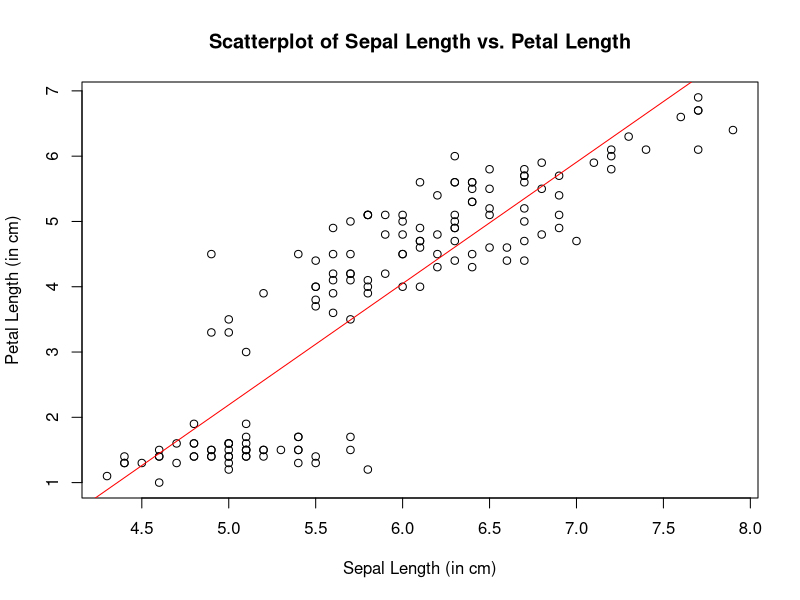

Write the R code that produced this figure.
## ---- chunk 1
library(tidyverse)
## ---- chunk 2
m <- matrix(c(10,48,22,64,40,83,82,99,67,28,55,72,88,19,93,63),nrow=4,byrow=T)
m
## ---- chunk 3
t <- tibble(name=c("John","James","Michael","Howard"),grade1=c(74,85,92,81),grade2=c(72,92,84,99))
t
## ---- chunk 4
library(tidyverse)
iris_tib <- as_tibble(iris)
print(iris_tib, n=5)
## ---- chunk 5
plot(iris$Sepal.Length, iris$Petal.Length, 
     main = "Scatterplot of Sepal Length vs. Petal Length",
     xlab = "Sepal Length (in cm)",
     ylab = "Petal Length (in cm)")
model <- lm(iris$Petal.Length ~ iris$Sepal.Length)
abline(model, col = "red")
## ---- chunk 6
total_area <- function(Sepal.Length, Sepal.Width, Petal.Length, Petal.Width){
  Sepal.Area <- Sepal.Length * Sepal.Width
  Petal.Area <- Petal.Length*Petal.Width
  total_area <- Sepal.Area + Petal.Area
  return(total_area)
  }
## ---- chunk 7
iris <- iris %>% 
mutate(total_area = total_area(Sepal.Length, 
                               Sepal.Width, 
                               Petal.Length, 
                               Petal.Width))
## ---- chunk 8
x <-tibble(x='P(X=x)',"0"=0.14,"5"=0.05,"10"='A',"15"=0.21,"20"='B')
x  |> 
  knitr::kable()
